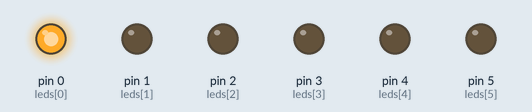
Bench run of a sketch on a simulated Arduino Uno, built with avr-gcc and run on an emulated ATmega328P. Parts: output pins drawn as LEDs (lit = HIGH). Random numbers use the default seed unless the sketch sets one.

Above: at 0.1 s.
At 4.9 s:
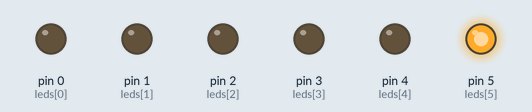
At 9.9 s:
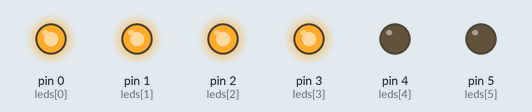
At 19.9 s:
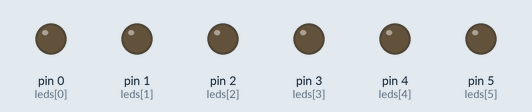
At 29.9 s:
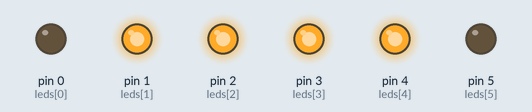
At 39.9 s:
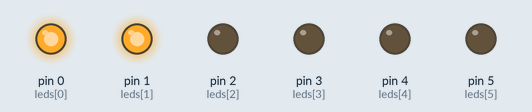
Timing chart, 0 to 40.0 s (numbered marks = the images above):
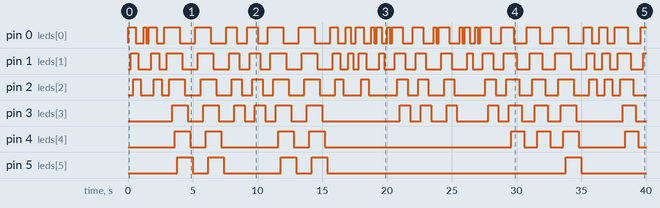

The sketch:

deber1.ino
```cpp
/*
 * UNIVERSIDAD TECNICA DEL NORTE
 * FICA-CIERCOM
 * SISTEMAS MICROPROCESADOS
 * NOMBRE:WILMERBENAVIDES
 * DEBER:
 * 1.- Realizar un juego de lueces que se prendan secuencialmente los leds impartes (1,3,5).
 *  int leds[6]={0,1,2,3,4,5}; // defino vector para configurar leds
int i=1; // variable de recorrido del vector

void setup() {
  // configuracion de pines en forma impar con icrementos de 2
  for(;i<6;i++){
     pinMode(leds[i],OUTPUT);
    }
    i=1;  // reseteo la variable de conteo

}

void loop() {
  for(;i<6;i++){
      digitalWrite(leds[i],HIGH);  // encendiendo posicion i del vector
      delay(200);
      i=i+1;
      }
     for(;i>=0;i--){
      digitalWrite(leds[i],LOW);  // encendiendo posicion i del vector
       delay(200);
      i=i-1;
     }}
 * 2.- Realizar un programa que se enciendan uno por uno los leds pares (0,2,4).
 *  int leds[6]={0,1,2,3,4,5}; // defino vector para configurar leds
int i=0; // variable de recorrido del vector

void setup() {
  // configuracion de pines en forma impar con icrementos de 2
  for(;i<6;i++){
     pinMode(leds[i],OUTPUT);
    }
    i=0;  // reseteo la variable de conteo

}

void loop() {
  for(;i<6;i++){
      digitalWrite(leds[i],HIGH);  // encendiendo posicion i del vector
      delay(200);
      i=i+1;
      }
     for(;i>=0;i--){
      digitalWrite(leds[i],LOW);  // encendiendo posicion i del vector
       delay(200);
       i=i-1;
     }}
 * 3.- Realizar un juego que se enciendan y apaguen los leds de forma aleatoria. (Consultar random)
 *
 */

int leds[6]={0,1,2,3,4,5}; // defino vector para configurar leds
int i; // variable de recorrido del vector
int num;
void setup() {
  // configuracion de pines en forma impar con icrementos de 2
  for(i=0;i<6;i++){
     pinMode(leds[i],OUTPUT);
    }
    randomSeed(analogRead(0));

}

void loop() {

  while(i>7);
   num=random(0,7);
  for(i=0;i<num;i++){
      digitalWrite(leds[i],HIGH);  // encendiendo posicion i del vector
      delay(200);

      }
     for(i=0;i<num;i++){
      digitalWrite(leds[i],LOW);  // encendiendo posicion i del vector
       delay(200);

     }}
```

Measured:
- by itself, pin 0 (leds[0]): LOW → HIGH at 0.00 s, → LOW 0.60 s later, → HIGH 0.60 s later, → LOW 0.20 s later, … (59 changes in this stretch)
- by itself, pin 1 (leds[1]): LOW → HIGH at 0.20 s, → LOW 0.60 s later, → HIGH 1.0 s later, → LOW 0.60 s later, … (47 changes in this stretch)
- by itself, pin 2 (leds[2]): LOW → HIGH at 0.40 s, → LOW 0.60 s later, → HIGH 1.0 s later, → LOW 0.60 s later, … (40 changes in this stretch)
- by itself, pin 3 (leds[3]): LOW → HIGH at 3.4 s, → LOW 1.2 s later, → HIGH 1.2 s later, → LOW 1.2 s later, … (28 changes in this stretch)
- by itself, pin 4 (leds[4]): LOW → HIGH at 3.6 s, → LOW 1.2 s later, → HIGH 1.2 s later, → LOW 1.2 s later, … (16 changes in this stretch)
- by itself, pin 5 (leds[5]): LOW → HIGH at 3.8 s, → LOW 1.2 s later, → HIGH 1.2 s later, → LOW 1.2 s later, … (10 changes in this stretch)
